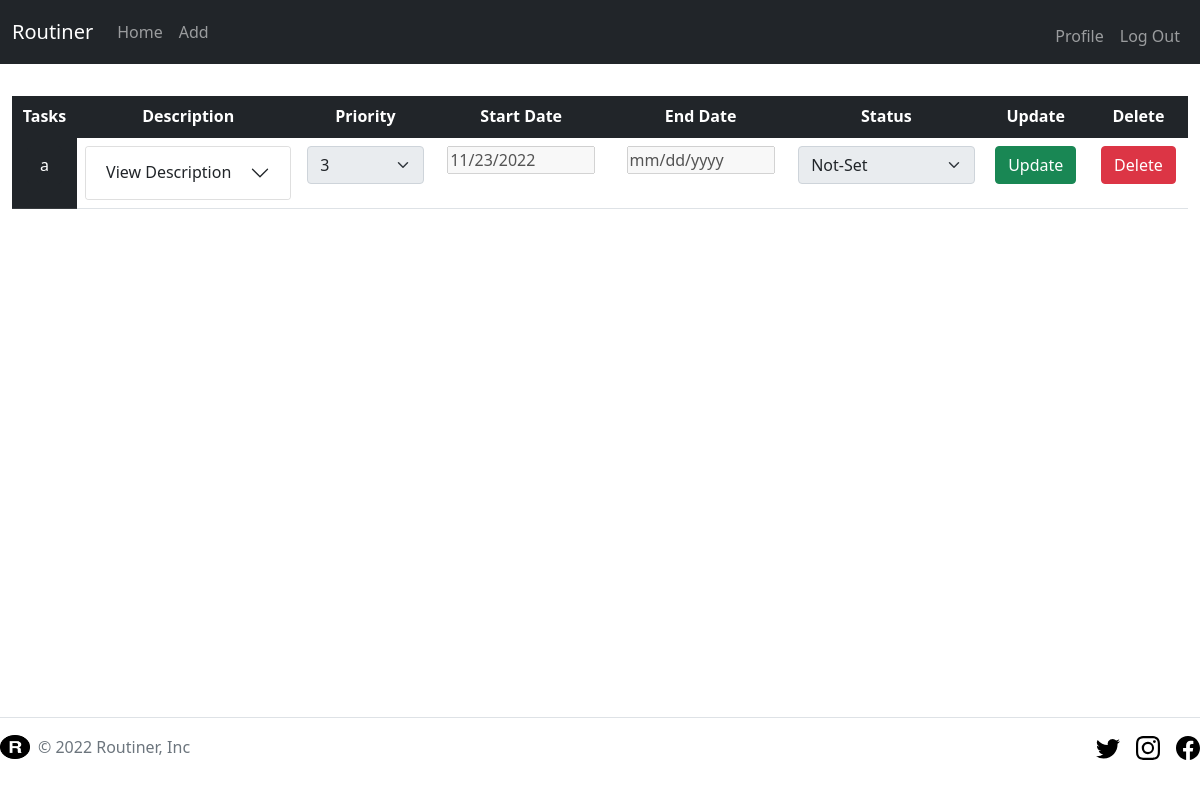
The app's page / (signed in), older data.
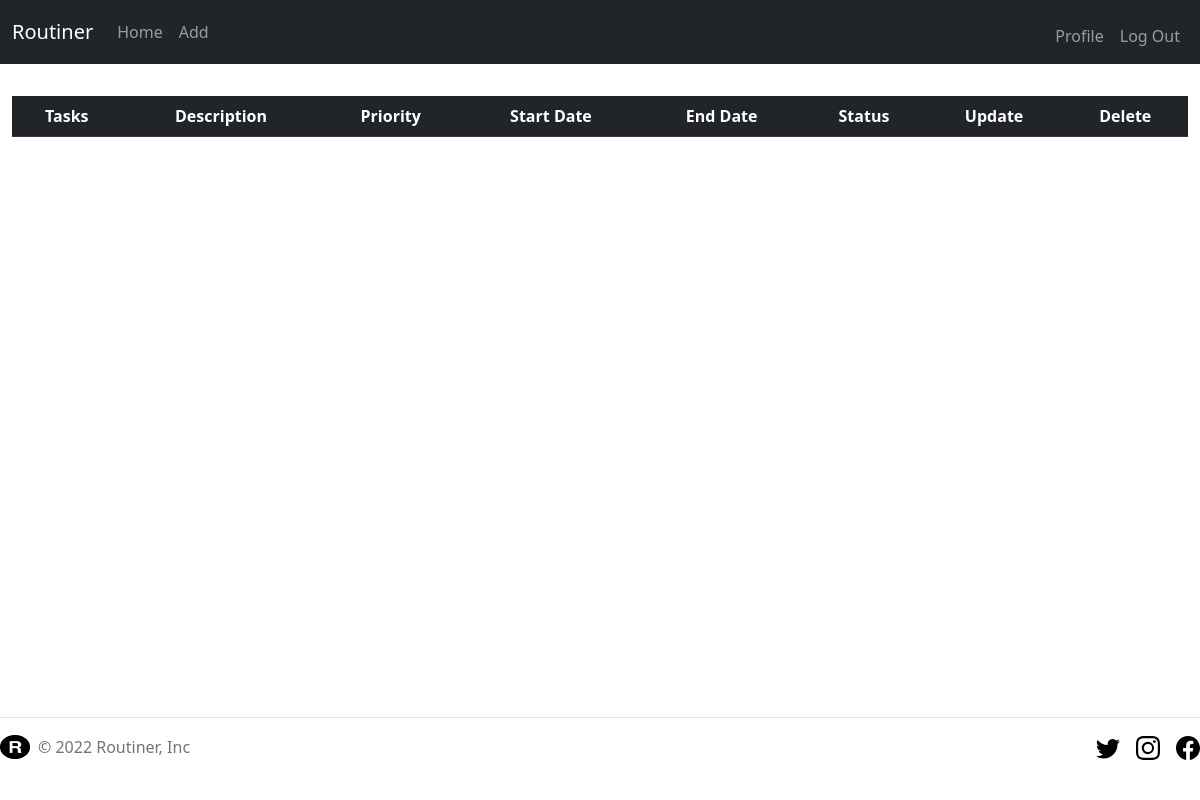
The same page, newer data.
### tables this page shows
CREATE TABLE routines(
        ID INTEGER PRIMARY KEY AUTOINCREMENT NOT NULL UNIQUE,
        user_id INTEGER NOT NULL,
        name TEXT NOT NULL,
        description TEXT,
        priority INT,
        start_date DATETIME NOT NULL,
        end_date DATETIME,
        status text,

        CONSTRAINT fk_user_id
          FOREIGN KEY (user_id)
          REFERENCES users(id),

        CONSTRAINT CHK_Name
        CHECK (
                status = "Done-On-Time"
                OR status = "Done"
                OR status = "Not-Set"
                OR status = "Missed"),

        CONSTRAINT CHK_Priority
        CHECK(
              priority>=1
              AND priority<=5)


      );

### app.py (the view)
@app.route("/")
@login_required
def index():
    rows = db.execute("SELECT * FROM routines WHERE user_id = ?", session["user_id"])
    return render_template("index.html", rows=rows )

### app.py (called while the page is built)
@app.after_request
def after_request(response):
    response.headers["Cache-Control"] = "no-cache, no-store, must-revalidate"
    response.headers["Expires"] = 0
    response.headers["Pragma"] = "no-cache"
    return response

### helper.py (called while the page is built)
def login_required(f):
    @wraps(f)
    def decorated_function(*args, **kwargs):
        if session.get("user_id") is None:
            return redirect("/login")
        return f(*args, **kwargs)
    return decorated_function

### templates/index.html (shortened to what this page needs)
{% extends "layout.html" %} {% block title %} Home {% endblock %} {% block
main%}
<table class="table">
  <thead class="table-dark">
    <th class="text-center">Tasks</th>
    <th class="text-center">Description</th>
    <th class="text-center">Priority</th>
    <th class="text-center">Start Date</th>
    <th class="text-center">End Date</th>
    <th class="text-center">Status</th>
    <th class="text-center">Update</th>
    <th class="text-center">Delete</th>
  </thead>
  <tbody>
    {% for row in rows:%}
    <tr>
      <td class="table-dark">
        <a href="{{url_for('edit', routine_id= row["ID"])}}" class="btn btn-dark">{{row["name"]}}</a>
      </td>
      <td class="text-center">
        <div class="accordion-item">
          <h4 class="accordion-header" id="headingTwo">
            <button
              class="accordion-button collapsed"
              type="button"
              data-bs-toggle="collapse"
              data-bs-target="#collapseTwo"
              aria-expanded="false"
              aria-controls="collapseTwo"
            >
              View Description
            </button>
          </h4>
        </div>
      </td>
      <td class="text-center">
        <select class="form-select" name="priority" id="priority" disabled>
          {%if row["priority"] == 1: %}
          <option disabled value="Priority">Priority</option>
          <option selected value="1">1</option>
          <option value="1">2</option>
          <option value="3">3</option>
          <option value="4">4</option>
          <option value="5">5</option>
          {% elif row["priority"] == 3:%}
          <option selected value="3">3</option>
          {% endif%}
        </select>
      </td>
      <td class="text-center">
        <input type="date" id="start" name="trip-start"
        value={{row["start_date"]}} disabled />
      </td>
      <td class="text-center">
        <input  disabled type="date" id="start" name="trip-start"
        value={{row["end_date"]}}  />
      </td>
      <td class="text-center">
        <select class="form-select" name="status" id="status1" disabled>
          {%if row["status"] == "Done-On-Time":%}
          <option selected value="done-on-time">Done-On-Time</option>
          <option value="done">Done</option>
          <option value="not-set">Not-Set</option>
          <option value="missed">Missed</option>
          {%elif row["status"] == "Done" :%}
          <option value="done-on-time">Done-On-Time</option>
          <option selected value="done">Done</option>
          <option value="not-set">Not-Set</option>
          <option value="missed">Missed</option>
          {%elif row["status"] == "Not-Set" :%}
          <option selected value="not-set">Not-Set</option>
          {%elif row["status"] == "Missed" :%}
          <option value="done-on-time">Done-On-Time</option>
          <option value="done">Done</option>
          <option value="not-set">Not-Set</option>
          <option selected value="missed">Missed</option>
          {% endif %}
        </select>
      </td>
      <td class="text-center">
        <form  action="{{url_for('edit', routine_id= row["ID"])}}">
          <button type="submit" class="btn btn-success">Update</button>
        </form>
      </td>
      <td class="text-center">
        <form  action="{{url_for('deleteRoutine', routine_id= row["ID"])}}" method='post'>
          <button type="submit" class="btn btn-danger">Delete</button>
        </form>
      </td>
    </tr>
    {% endfor%}
  </tbody>
</table>
{% endblock %}

### templates/layout.html (shortened to what this page needs)
<!DOCTYPE html>
<html lang="en">
  <head>
    <link
      href="https://cdn.jsdelivr.net/npm/bootstrap@5.1.3/dist/css/bootstrap.min.css"
      rel="stylesheet"
    />
  </head>
  <body>
    <header>
      <nav
        class="navbar navbar-expand-md navbar-dark fixed-top bg-dark"
        aria-label="Fourth navbar example"
      >
        <div class="container-fluid">
          <a class="navbar-brand" href="{{ url_for('index') }}">Routiner</a>
          <div class="collapse navbar-collapse" id="navbar">
            {% if session["user_id"] %}
            <ul class="navbar-nav me-auto mb-2 mb-md-0">
              <li class="nav-item">
                <a class="nav-link" href="{{ url_for('index') }}">Home</a>
              </li>
              <li class="nav-item">
                <a class="nav-link" href="{{ url_for('add') }}">Add</a>
              </li>
            </ul>
            <ul class="navbar-nav ms-auto mt-2">
              <li class="nav-item">
                <a class="nav-link" href="{{ url_for('profile') }}">Profile</a>
              </li>
              <li class="nav-item">
                <a class="nav-link" href="/logout">Log Out</a>
              </li>
            </ul>
            {% endif %}
          </div>
        </div>
      </nav>
    </header>
    <br />
    <br />
    <main class="container-fluid py-5 text-center">
      {% block main %}{% endblock %}
    </main>
    <footer
      class="fixed-bottom footer d-flex flex-wrap justify-content-between align-items-center py-3 my-4 border-top"
    >
      <div class="col-md-4 d-flex align-items-center">
        <a
          href="/"
          class="mb-3 me-2 mb-md-0 text-muted text-decoration-none lh-1"
        >
          <img src="static\logo.png" class="bi" width="30" height="24" />
        </a>
        <span class="text-muted">&copy; 2022 Routiner, Inc</span>
      </div>
      <ul class="nav col-md-4 justify-content-end list-unstyled d-flex">
        <li class="ms-3">
          <a class="text-muted" href="#"
            ><svg class="bi" width="24" height="24">
              <use xlink:href="#twitter" /></svg
          ></a>
        </li>
        <li class="ms-3">
          <a class="text-muted" href="#"
            ><svg class="bi" width="24" height="24">
              <use xlink:href="#instagram" /></svg
          ></a>
        </li>
        <li class="ms-3">
          <a class="text-muted" href="#"
            ><svg class="bi" width="24" height="24">
              <use xlink:href="#facebook" /></svg
          ></a>
        </li>
      </ul>
    </footer>
  </body>
</html>

Row changes from the older to the newer data that the page shows:
removed routines: name "a", priority "3", trip-start "11/23/2022", status "Not-Set"
